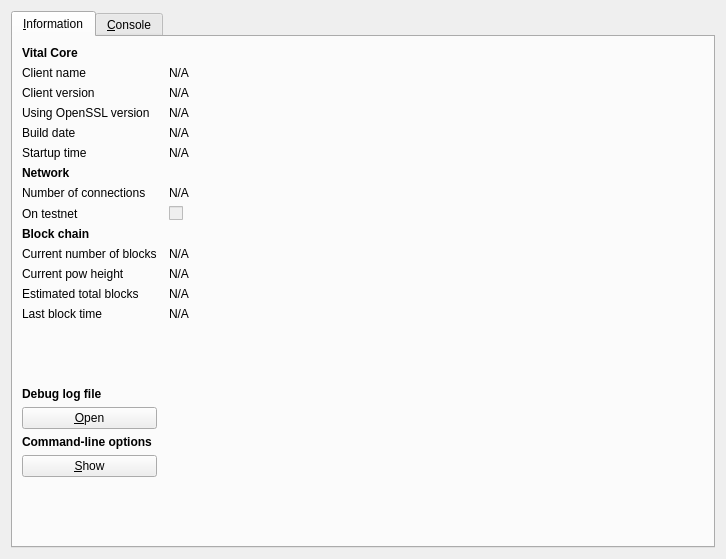
<?xml version="1.0" encoding="UTF-8"?>
<ui version="4.0">
 <class>RPCConsole</class>
 <widget class="QDialog" name="RPCConsole">
  <property name="geometry">
   <rect>
    <x>0</x>
    <y>0</y>
    <width>726</width>
    <height>559</height>
   </rect>
  </property>
  <property name="windowTitle">
   <string>Vital - Debug window</string>
  </property>
  <layout class="QHBoxLayout" name="horizontalLayout_2">
   <item>
    <widget class="QTabWidget" name="tabWidget">
     <property name="currentIndex">
      <number>0</number>
     </property>
     <widget class="QWidget" name="tab_info">
      <attribute name="title">
       <string>&amp;Information</string>
      </attribute>
      <layout class="QGridLayout" name="gridLayout" columnstretch="0,1">
       <property name="horizontalSpacing">
        <number>12</number>
       </property>
       <item row="8" column="0">
        <widget class="QLabel" name="label_8">
         <property name="text">
          <string>On testnet</string>
         </property>
        </widget>
       </item>
       <item row="12" column="0">
        <widget class="QLabel" name="label_4">
         <property name="text">
          <string>Estimated total blocks</string>
         </property>
        </widget>
       </item>
       <item row="10" column="0">
        <widget class="QLabel" name="label_3">
         <property name="text">
          <string>Current number of blocks</string>
         </property>
        </widget>
       </item>
       <item row="10" column="1">
        <widget class="QLabel" name="numberOfBlocks">
         <property name="cursor">
          <cursorShape>IBeamCursor</cursorShape>
         </property>
         <property name="text">
          <string>N/A</string>
         </property>
         <property name="textFormat">
          <enum>Qt::PlainText</enum>
         </property>
         <property name="textInteractionFlags">
          <set>Qt::LinksAccessibleByMouse|Qt::TextSelectableByKeyboard|Qt::TextSelectableByMouse</set>
         </property>
        </widget>
       </item>
       <item row="14" column="0">
        <spacer name="verticalSpacer_2">
         <property name="orientation">
          <enum>Qt::Vertical</enum>
         </property>
         <property name="sizeHint" stdset="0">
          <size>
           <width>20</width>
           <height>20</height>
          </size>
         </property>
        </spacer>
       </item>
       <item row="15" column="0">
        <widget class="QLabel" name="labelDebugLogfile">
         <property name="font">
          <font>
           <weight>75</weight>
           <bold>true</bold>
          </font>
         </property>
         <property name="text">
          <string>Debug log file</string>
         </property>
        </widget>
       </item>
       <item row="12" column="1">
        <widget class="QLabel" name="totalBlocks">
         <property name="cursor">
          <cursorShape>IBeamCursor</cursorShape>
         </property>
         <property name="text">
          <string>N/A</string>
         </property>
         <property name="textFormat">
          <enum>Qt::PlainText</enum>
         </property>
         <property name="textInteractionFlags">
          <set>Qt::LinksAccessibleByMouse|Qt::TextSelectableByKeyboard|Qt::TextSelectableByMouse</set>
         </property>
        </widget>
       </item>
       <item row="13" column="1">
        <widget class="QLabel" name="lastBlockTime">
         <property name="cursor">
          <cursorShape>IBeamCursor</cursorShape>
         </property>
         <property name="text">
          <string>N/A</string>
         </property>
         <property name="textFormat">
          <enum>Qt::PlainText</enum>
         </property>
         <property name="textInteractionFlags">
          <set>Qt::LinksAccessibleByMouse|Qt::TextSelectableByKeyboard|Qt::TextSelectableByMouse</set>
         </property>
        </widget>
       </item>
       <item row="13" column="0">
        <widget class="QLabel" name="label_2">
         <property name="text">
          <string>Last block time</string>
         </property>
        </widget>
       </item>
       <item row="17" column="0">
        <widget class="QLabel" name="labelCLOptions">
         <property name="font">
          <font>
           <weight>75</weight>
           <bold>true</bold>
          </font>
         </property>
         <property name="text">
          <string>Command-line options</string>
         </property>
        </widget>
       </item>
       <item row="16" column="0">
        <widget class="QPushButton" name="openDebugLogfileButton">
         <property name="toolTip">
          <string>Open the Vital debug log file from the current data directory. This can take a few seconds for large log files.</string>
         </property>
         <property name="text">
          <string>&amp;Open</string>
         </property>
         <property name="autoDefault">
          <bool>false</bool>
         </property>
        </widget>
       </item>
       <item row="18" column="0">
        <widget class="QPushButton" name="showCLOptionsButton">
         <property name="toolTip">
          <string>Show the Vital-Qt help message to get a list with possible Vital command-line options.</string>
         </property>
         <property name="text">
          <string>&amp;Show</string>
         </property>
         <property name="autoDefault">
          <bool>false</bool>
         </property>
        </widget>
       </item>
       <item row="19" column="0">
        <spacer name="verticalSpacer">
         <property name="orientation">
          <enum>Qt::Vertical</enum>
         </property>
         <property name="sizeHint" stdset="0">
          <size>
           <width>20</width>
           <height>40</height>
          </size>
         </property>
        </spacer>
       </item>
       <item row="0" column="0">
        <widget class="QLabel" name="label_9">
         <property name="font">
          <font>
           <weight>75</weight>
           <bold>true</bold>
          </font>
         </property>
         <property name="text">
          <string>Vital Core</string>
         </property>
        </widget>
       </item>
       <item row="1" column="0">
        <widget class="QLabel" name="label_5">
         <property name="text">
          <string>Client name</string>
         </property>
        </widget>
       </item>
       <item row="2" column="1">
        <widget class="QLabel" name="clientVersion">
         <property name="cursor">
          <cursorShape>IBeamCursor</cursorShape>
         </property>
         <property name="text">
          <string>N/A</string>
         </property>
         <property name="textFormat">
          <enum>Qt::PlainText</enum>
         </property>
         <property name="textInteractionFlags">
          <set>Qt::LinksAccessibleByMouse|Qt::TextSelectableByKeyboard|Qt::TextSelectableByMouse</set>
         </property>
        </widget>
       </item>
       <item row="3" column="0">
        <widget class="QLabel" name="label_14">
         <property name="text">
          <string>Using OpenSSL version</string>
         </property>
         <property name="indent">
          <number>-1</number>
         </property>
        </widget>
       </item>
       <item row="1" column="1">
        <widget class="QLabel" name="clientName">
         <property name="cursor">
          <cursorShape>IBeamCursor</cursorShape>
         </property>
         <property name="text">
          <string>N/A</string>
         </property>
         <property name="textFormat">
          <enum>Qt::PlainText</enum>
         </property>
         <property name="textInteractionFlags">
          <set>Qt::LinksAccessibleByMouse|Qt::TextSelectableByKeyboard|Qt::TextSelectableByMouse</set>
         </property>
        </widget>
       </item>
       <item row="2" column="0">
        <widget class="QLabel" name="label_6">
         <property name="text">
          <string>Client version</string>
         </property>
        </widget>
       </item>
       <item row="4" column="1">
        <widget class="QLabel" name="buildDate">
         <property name="cursor">
          <cursorShape>IBeamCursor</cursorShape>
         </property>
         <property name="text">
          <string>N/A</string>
         </property>
         <property name="textFormat">
          <enum>Qt::PlainText</enum>
         </property>
         <property name="textInteractionFlags">
          <set>Qt::LinksAccessibleByMouse|Qt::TextSelectableByKeyboard|Qt::TextSelectableByMouse</set>
         </property>
        </widget>
       </item>
       <item row="5" column="0">
        <widget class="QLabel" name="label_13">
         <property name="text">
          <string>Startup time</string>
         </property>
        </widget>
       </item>
       <item row="3" column="1">
        <widget class="QLabel" name="openSSLVersion">
         <property name="cursor">
          <cursorShape>IBeamCursor</cursorShape>
         </property>
         <property name="text">
          <string>N/A</string>
         </property>
         <property name="textFormat">
          <enum>Qt::PlainText</enum>
         </property>
         <property name="textInteractionFlags">
          <set>Qt::LinksAccessibleByMouse|Qt::TextSelectableByKeyboard|Qt::TextSelectableByMouse</set>
         </property>
        </widget>
       </item>
       <item row="4" column="0">
        <widget class="QLabel" name="label_12">
         <property name="text">
          <string>Build date</string>
         </property>
        </widget>
       </item>
       <item row="8" column="1">
        <widget class="QCheckBox" name="isTestNet">
         <property name="enabled">
          <bool>false</bool>
         </property>
         <property name="text">
          <string/>
         </property>
        </widget>
       </item>
       <item row="5" column="1">
        <widget class="QLabel" name="startupTime">
         <property name="cursor">
          <cursorShape>IBeamCursor</cursorShape>
         </property>
         <property name="text">
          <string>N/A</string>
         </property>
         <property name="textFormat">
          <enum>Qt::PlainText</enum>
         </property>
         <property name="textInteractionFlags">
          <set>Qt::LinksAccessibleByMouse|Qt::TextSelectableByKeyboard|Qt::TextSelectableByMouse</set>
         </property>
        </widget>
       </item>
       <item row="7" column="0">
        <widget class="QLabel" name="label_7">
         <property name="text">
          <string>Number of connections</string>
         </property>
        </widget>
       </item>
       <item row="9" column="0">
        <widget class="QLabel" name="label_10">
         <property name="font">
          <font>
           <weight>75</weight>
           <bold>true</bold>
          </font>
         </property>
         <property name="text">
          <string>Block chain</string>
         </property>
        </widget>
       </item>
       <item row="7" column="1">
        <widget class="QLabel" name="numberOfConnections">
         <property name="cursor">
          <cursorShape>IBeamCursor</cursorShape>
         </property>
         <property name="text">
          <string>N/A</string>
         </property>
         <property name="textFormat">
          <enum>Qt::PlainText</enum>
         </property>
         <property name="textInteractionFlags">
          <set>Qt::LinksAccessibleByMouse|Qt::TextSelectableByKeyboard|Qt::TextSelectableByMouse</set>
         </property>
        </widget>
       </item>
       <item row="6" column="0">
        <widget class="QLabel" name="label_11">
         <property name="font">
          <font>
           <weight>75</weight>
           <bold>true</bold>
          </font>
         </property>
         <property name="text">
          <string>Network</string>
         </property>
        </widget>
       </item>
       <item row="11" column="0">
        <widget class="QLabel" name="label_15">
         <property name="text">
          <string>Current pow height</string>
         </property>
        </widget>
       </item>
       <item row="11" column="1">
        <widget class="QLabel" name="numberOfPow">
         <property name="cursor">
          <cursorShape>IBeamCursor</cursorShape>
         </property>
         <property name="text">
          <string>N/A</string>
         </property>
         <property name="textFormat">
          <enum>Qt::PlainText</enum>
         </property>
         <property name="textInteractionFlags">
          <set>Qt::LinksAccessibleByMouse|Qt::TextSelectableByKeyboard|Qt::TextSelectableByMouse</set>
         </property>
        </widget>
       </item>
      </layout>
     </widget>
     <widget class="QWidget" name="tab_console">
      <attribute name="title">
       <string>&amp;Console</string>
      </attribute>
      <layout class="QVBoxLayout" name="verticalLayout_3">
       <property name="spacing">
        <number>3</number>
       </property>
       <item>
        <widget class="QTextEdit" name="messagesWidget">
         <property name="minimumSize">
          <size>
           <width>0</width>
           <height>100</height>
          </size>
         </property>
         <property name="readOnly">
          <bool>true</bool>
         </property>
         <property name="tabKeyNavigation" stdset="0">
          <bool>false</bool>
         </property>
         <property name="columnCount" stdset="0">
          <number>2</number>
         </property>
        </widget>
       </item>
       <item>
        <layout class="QHBoxLayout" name="horizontalLayout">
         <property name="spacing">
          <number>3</number>
         </property>
         <item>
          <widget class="QLabel" name="label">
           <property name="text">
            <string notr="true">&gt;</string>
           </property>
          </widget>
         </item>
         <item>
          <widget class="QLineEdit" name="lineEdit"/>
         </item>
         <item>
          <widget class="QPushButton" name="clearButton">
           <property name="maximumSize">
            <size>
             <width>24</width>
             <height>24</height>
            </size>
           </property>
           <property name="toolTip">
            <string>Clear console</string>
           </property>
           <property name="text">
            <string/>
           </property>
           <property name="icon">
            <iconset resource="../bitcoin.qrc">
             <normaloff>:/icons/remove</normaloff>:/icons/remove</iconset>
           </property>
           <property name="shortcut">
            <string notr="true">Ctrl+L</string>
           </property>
           <property name="autoDefault">
            <bool>false</bool>
           </property>
          </widget>
         </item>
        </layout>
       </item>
      </layout>
     </widget>
    </widget>
   </item>
  </layout>
 </widget>
 <resources>
  <include location="../bitcoin.qrc"/>
 </resources>
 <connections/>
</ui>
